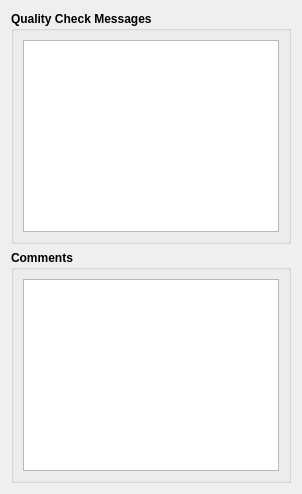
          <widget class="QWidget" name="tab_wt_2_messages_3">
           <attribute name="title">
            <string>Messages</string>
           </attribute>
           <layout class="QGridLayout" name="gridLayout_43">
            <item row="0" column="0">
             <widget class="QGroupBox" name="box_extrap_messages_2">
              <property name="font">
               <font>
                <weight>75</weight>
                <bold>true</bold>
               </font>
              </property>
              <property name="title">
               <string>Quality Check Messages</string>
              </property>
              <layout class="QHBoxLayout" name="horizontalLayout_63">
               <item>
                <widget class="QPlainTextEdit" name="display_edges_messages">
                 <property name="font">
                  <font>
                   <weight>50</weight>
                   <bold>false</bold>
                  </font>
                 </property>
                 <property name="readOnly">
                  <bool>true</bool>
                 </property>
                </widget>
               </item>
              </layout>
             </widget>
            </item>
            <item row="1" column="0">
             <widget class="QGroupBox" name="box_extrap_comments_2">
              <property name="font">
               <font>
                <weight>75</weight>
                <bold>true</bold>
               </font>
              </property>
              <property name="title">
               <string>Comments</string>
              </property>
              <layout class="QHBoxLayout" name="horizontalLayout_62">
               <item>
                <widget class="QPlainTextEdit" name="display_edges_comments">
                 <property name="font">
                  <font>
                   <weight>50</weight>
                   <bold>false</bold>
                  </font>
                 </property>
                 <property name="readOnly">
                  <bool>true</bool>
                 </property>
                </widget>
               </item>
              </layout>
             </widget>
            </item>
           </layout>
          </widget>
